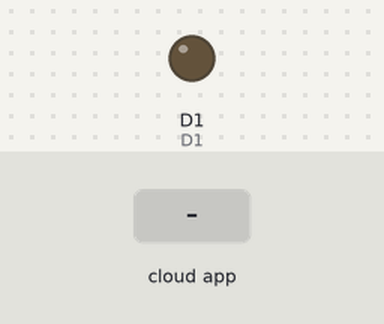
The sketch below on a simulated ESP8266 (NodeMCU). On the bench: output pins drawn as LEDs (lit = HIGH). The test bench sets the inputs (shaded band). WiFi joins after 1.5 s; servers stay silent unless stated; the Firebase database answers and starts empty; what the sketch prints to the serial monitor is not drawn.

Above: at 2.8 s.
2.9 s: the phone or cloud app sets SOCKET_STATUS to 1
At 3.8 s:
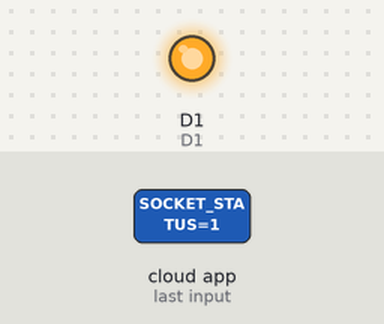
4.5 s: the phone or cloud app sets SOCKET_STATUS to 0
At 5.0 s:
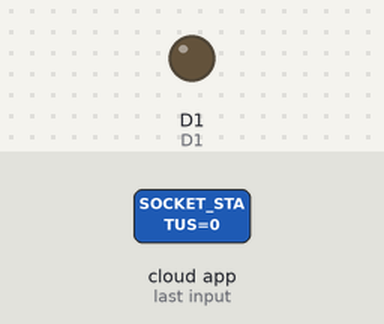
Timing chart, 0 to 7.5 s (numbered marks = the images above; inputs shaded):
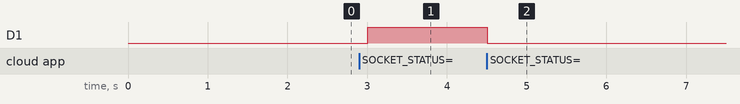

The sketch:

Embedded_sys_Arduino_Project.ino
```cpp
#include <ESP8266WiFi.h>
#include <FirebaseArduino.h>
int D1=5;

// Set these to run example.
#define FIREBASE_HOST "smart-socket-705-default-rtdb.firebaseio.com" //without "https://" in staring and "/" in ending
#define FIREBASE_AUTH "Firebase_Auth"
#define WIFI_SSID "Alok"
#define WIFI_PASSWORD "alok1234"

void setup() {
  Serial.begin(9600);

  // connect to wifi.
  WiFi.begin(WIFI_SSID, WIFI_PASSWORD);
  Serial.print("connecting");
  while (WiFi.status() != WL_CONNECTED) {
    Serial.print(".");
    delay(500);
  }
  Serial.println();
  Serial.print("connected: ");
  Serial.println(WiFi.localIP());

  Firebase.begin(FIREBASE_HOST, FIREBASE_AUTH);
  pinMode(D1,OUTPUT);
  Firebase.set("SOCKET_STATUS",0);
}

int n = 0;

void loop() {
  // set value
  n=Firebase.getInt("SOCKET_STATUS");
  // handle error
  if (n==1) {
      Serial.print("Socket is ON");
      digitalWrite(D1,HIGH);
      Serial.println(Firebase.error());
      return;
       delay(100);
  }
 else{
   Serial.print("Socket is OFF");
   digitalWrite(D1,LOW);
 }

  // update value

}
```

Measured:
- after the input at 2.9 s, D1: LOW → HIGH after 0.10 s
- after the input at 4.5 s, D1: HIGH → LOW at once
